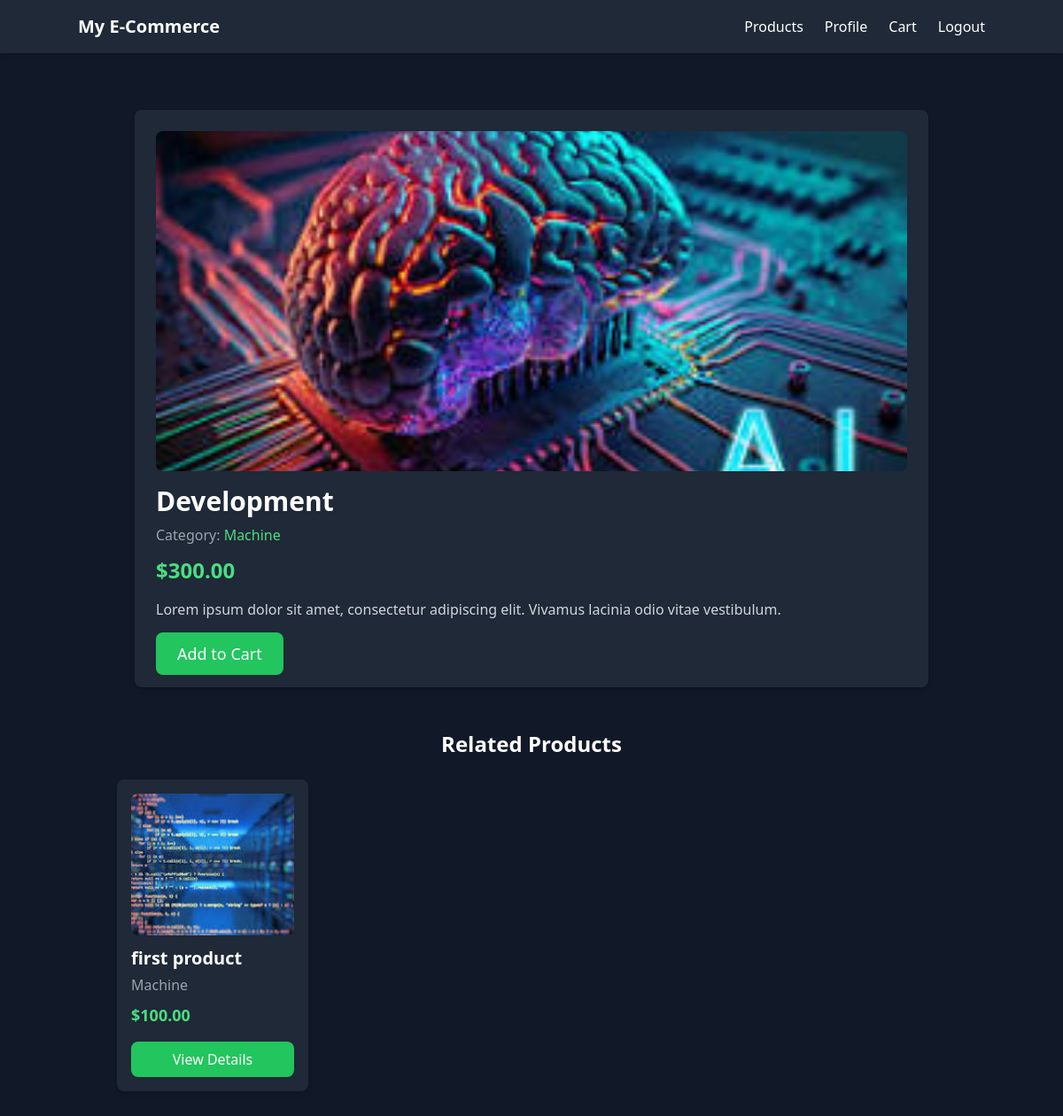
Page /product-detail/3/ (signed in) on the committed database.
### home/models.py (models this page shows, shortened)
class BaseModel(models.Model):
    created_at = models.DateTimeField(auto_now_add=True)
    updated_at = models.DateTimeField(auto_now=True)
    class Meta:
        abstract = True

class Product(BaseModel):
    product_pic = models.ImageField(upload_to='product_pics/')
    seller = models.ForeignKey(Profile, on_delete=models.CASCADE, related_name='products')
    name = models.CharField(max_length=50)
    price = models.DecimalField(max_digits=5, decimal_places=2)  # Increased max_digits for better pricing
    content=models.TextField()
    quantity = models.PositiveIntegerField()  # Prevent negative quantities
    category = models.ForeignKey(Category, on_delete=models.CASCADE, related_name='categories')

class Category(BaseModel):
    name = models.CharField(max_length=50, unique=True)

### home/views.py (the view)
# urls.py: path('product-detail/<int:pk>/',views.ProductDetailView.as_view(),name='product_detail'),
class ProductDetailView(LoginRequiredMixin, generic.DetailView):
    template_name = 'home/detail.html'
    model = Product
    context_object_name = 'product'
    def get_context_data(self, **kwargs):
        context = super().get_context_data(**kwargs)
        try:
            category = Product.objects.get(id=self.kwargs['pk']).category
            context['related_products'] = Product.objects.filter(category=category).exclude(pk=self.kwargs['pk'])
        except Product.DoesNotExist:
            context['related_products'] = Product.objects.none()
        return context

### home/templates/home/detail.html
{% extends 'base.html' %}
{% block content %}
<main class="bg-gray-900 text-white min-h-screen py-10">
    <div class="container mx-auto px-5">
        <div class="max-w-4xl mx-auto bg-gray-800 rounded-lg shadow-md p-6">
            <img src="{{ product.product_pic.url }}" alt="{{ product.name }}" class="w-full h-96 object-cover rounded-lg">
            <h1 class="text-3xl font-bold mt-4">{{ product.name }}</h1>
            <p class="text-gray-400 mt-2">Category: <span class="text-green-400">{{ product.category.name }}</span></p>
            <p class="text-2xl font-bold text-green-400 mt-3">${{ product.price }}</p>
            <p class="mt-4 text-gray-300">
                Lorem ipsum dolor sit amet, consectetur adipiscing elit. Vivamus lacinia odio vitae vestibulum.
            </p>
            <div class="mt-6">
                <a href="{% url 'order' product.id %}"
                   class="bg-green-500 text-white px-6 py-3 rounded-lg text-lg hover:bg-green-600">
                    Add to Cart
                </a>
            </div>
        </div>
        <div class="mt-12">
            <h2 class="text-2xl font-bold mb-6 text-center">Related Products</h2>
            <div class="grid grid-cols-1 sm:grid-cols-2 md:grid-cols-3 lg:grid-cols-4 gap-6">
                {% for related_product in related_products %}
                <div class="bg-gray-800 rounded-lg shadow-md p-4">
                    <img src="{{ related_product.product_pic.url }}" alt="{{ related_product.name }}" class="w-full h-40 object-cover rounded-lg">
                    <h3 class="text-xl font-semibold mt-3">{{ related_product.name }}</h3>
                    <p class="text-gray-400 mt-1">{{ related_product.category.name }}</p>
                    <p class="text-lg font-bold text-green-400 mt-2">${{ related_product.price }}</p>
                    <a href="{% url 'product_detail' related_product.id %}" class="block text-center mt-4 bg-green-500 text-white py-2 rounded-lg hover:bg-green-600">
                        View Details
                    </a>
                </div>
                {% empty %}
                <p class="text-gray-400">No related products found.</p>
                {% endfor %}
            </div>
        </div>
    </div>
</main>
{% endblock %}

### rows in the picture
Product: product_pic (picture), name "Development", category.name "Machine", price "300.00"
Product: product_pic (picture), name "first product", category.name "Machine", price "100.00"
